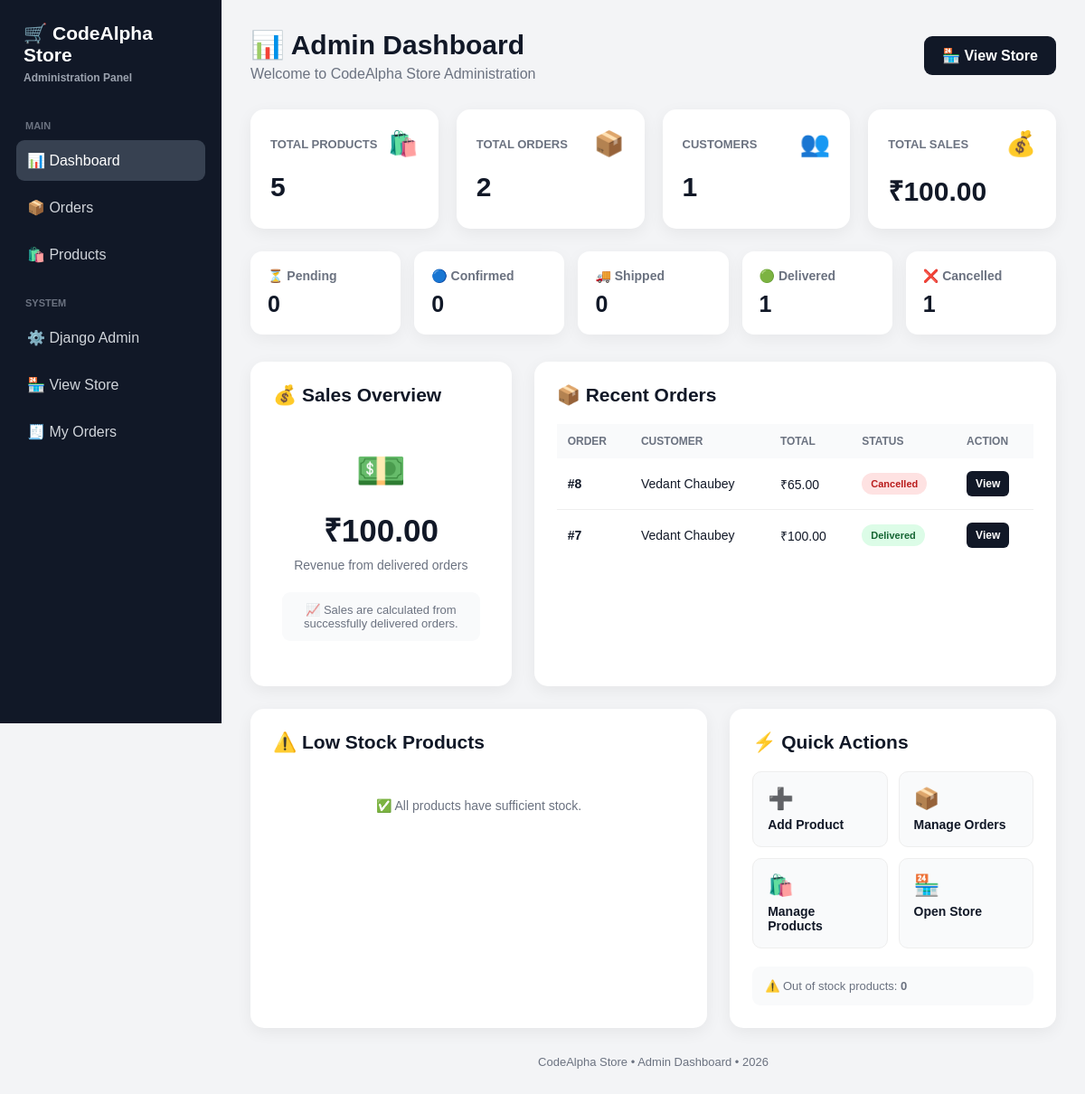
Page /dashboard/ on the earlier database version.
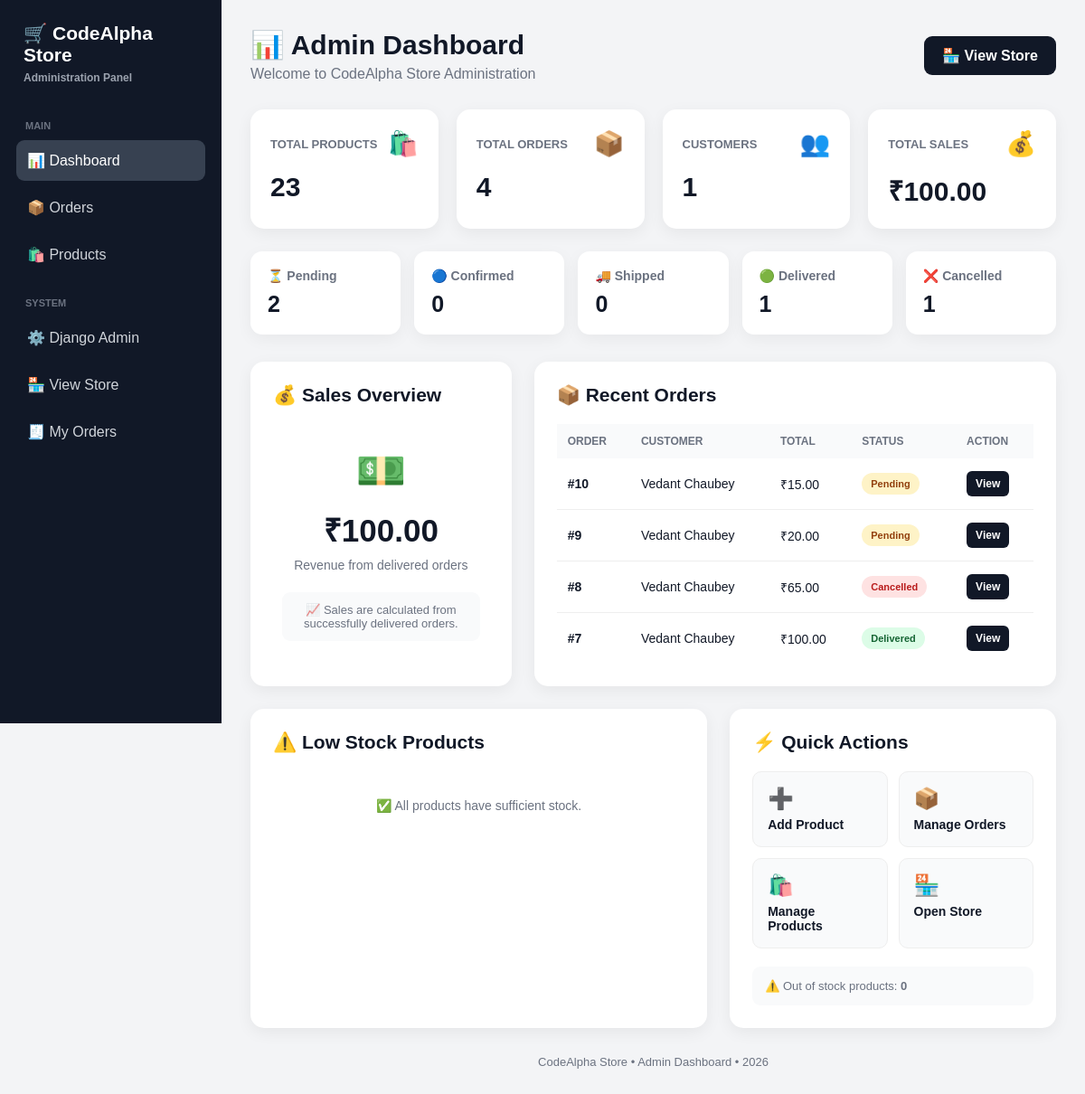
Same page on the later database version.
### products/models.py (models this page shows, shortened)
class Order(models.Model):
    customer_name = models.CharField(
        max_length=100
    )
    email = models.EmailField()
    phone = models.CharField(
        max_length=15
    )
    address = models.TextField()
    city = models.CharField(
        max_length=100
    )
    pincode = models.CharField(
        max_length=6
    )
    total_amount = models.DecimalField(
        max_digits=10,
        decimal_places=2
    )
    payment_method = models.CharField(
        max_length=50,
        default="Cash on Delivery"
    )
    status = models.CharField(
        max_length=20,
        choices=[
            ("Pending", "Pending"),
            ("Confirmed", "Confirmed"),
            ("Shipped", "Shipped"),
            ("Delivered", "Delivered"),
            ("Cancelled", "Cancelled"),
        ],
        default="Pending"
    )
    created_at = models.DateTimeField(
        auto_now_add=True
    )

### products/views.py (the view)
def admin_dashboard(request):
    total_products = Product.objects.count()
    total_orders = Order.objects.count()
    total_customers = (
        Order.objects
        .values("email")
        .distinct()
        .count()
    )
    in_stock_products = Product.objects.filter(
        stock__gt=5
    ).count()
    low_stock_count = Product.objects.filter(
        stock__gt=0,
        stock__lte=5
    ).count()
    out_of_stock_products = Product.objects.filter(
        stock=0
    ).count()
    low_stock_products = (
        Product.objects
        .filter(
            stock__gt=0,
            stock__lte=5
        )
        .order_by("stock")[:10]
    )
    pending_orders = Order.objects.filter(
        status="Pending"
    ).count()
    confirmed_orders = Order.objects.filter(
        status="Confirmed"
    ).count()
    shipped_orders = Order.objects.filter(
        status="Shipped"
    ).count()
    delivered_orders = Order.objects.filter(
        status="Delivered"
    ).count()
    cancelled_orders = Order.objects.filter(
        status="Cancelled"
    ).count()
    total_sales = sum(
        order.total_amount
        for order in Order.objects.filter(
            status="Delivered"
        )
    )
    recent_orders = (
        Order.objects
        .all()
        .order_by("-created_at")[:10]
    )
    return render(
        request,
        "products/admin_dashboard.html",
        {
            "total_products":
                total_products,
            "total_orders":
                total_orders,
            "total_customers":
                total_customers,
            "in_stock_products":
                in_stock_products,
            "low_stock_count":
                low_stock_count,
            "out_of_stock_products":
                out_of_stock_products,
            "low_stock_products":
                low_stock_products,
            "pending_orders":
                pending_orders,
            "confirmed_orders":
                confirmed_orders,
            "shipped_orders":
                shipped_orders,
            "delivered_orders":
                delivered_orders,
            "cancelled_orders":
                cancelled_orders,
            "total_sales":
                total_sales,
            "recent_orders":
                recent_orders,
        }
    )

### products/templates/products/admin_dashboard.html (shortened to what the changed rows need)
<!DOCTYPE html>
<html lang="en">
<head>
</head>
<body>
<main class="main">
    <div class="topbar">
        <div>
            <h1>
                📊 Admin Dashboard
            </h1>
        </div>
    </div>
    <div class="stats">
        <div class="stat-card">
            <div class="stat-top">
                <div class="stat-title">
                </div>
                <div class="stat-icon">
                </div>
            </div>
            <div class="stat-number">
                {{ total_products }}
            </div>
        </div>
        <div class="stat-card">
            <div class="stat-top">
                <div class="stat-title">
                </div>
                <div class="stat-icon">
                </div>
            </div>
            <div class="stat-number">
                {{ total_orders }}
            </div>
        </div>
    </div>
    <div class="status-grid">
        <div class="status-card">
            <h3>
                ⏳ Pending
            </h3>
            <div class="status-number">
                {{ pending_orders }}
            </div>
        </div>
    </div>
    <div class="content-grid">
        <div class="panel">
            <h2>
                💰 Sales Overview
            </h2>
        </div>
        <div class="panel">
            <h2>
                📦 Recent Orders
            </h2>
            <div class="table-wrapper">
                <table>
                    <thead>
                        <tr>
                            <th>
                                ORDER
                            </th>
                            <th>
                                CUSTOMER
                            </th>
                            <th>
                                TOTAL
                            </th>
                            <th>
                                STATUS
                            </th>
                            <th>
                                ACTION
                            </th>
                        </tr>
                    </thead>
                    <tbody>
                        {% for order in recent_orders %}
                        <tr>
                            <td>
                                <a
                                    href="/admin/products/order/{{ order.id }}/change/"
                                    class="order-link"
                                >
                                    #{{ order.id }}
                                </a>
                            </td>
                            <td>
                                {{ order.customer_name }}
                            </td>
                            <td>
                                ₹{{ order.total_amount }}
                            </td>
                            <td>
                                {% if order.status == "Pending" %}
                                    <span class="badge pending">
                                        Pending
                                    </span>
                                {% elif order.status == "Confirmed" %}
                                    <span class="badge confirmed">
                                        Confirmed
                                    </span>
                                {% elif order.status == "Shipped" %}
                                    <span class="badge shipped">
                                        Shipped
                                    </span>
                                {% elif order.status == "Delivered" %}
                                    <span class="badge delivered">
                                        Delivered
                                    </span>
                                {% elif order.status == "Cancelled" %}
                                    <span class="badge cancelled">
                                        Cancelled
                                    </span>
                                {% endif %}
                            </td>
                            <td>
                                <a
                                    href="{% url 'order_detail' order.id %}"
                                    class="details-link"
                                >
                                    View
                                </a>
                            </td>
                        </tr>
                        {% endfor %}
                    </tbody>
                </table>
            </div>
        </div>
    </div>
    <div class="lower-grid">
        <div class="panel">
            <h2>
                ⚠️ Low Stock Products
            </h2>
        </div>
        <div class="panel">
            <h2>
                ⚡ Quick Actions
            </h2>
        </div>
    </div>
</main>
</body>
</html>

Differences in the rows shown:
added Order: id "10", customer_name "Vedant Chaubey", total_amount "15.00", status "Pending"
added Order: id "9", customer_name "Vedant Chaubey", total_amount "20.00", status "Pending"
Other differences:
{{ total_products }}: "5" → "23"
{{ total_orders }}: "2" → "4"
{{ pending_orders }}: "0" → "2"
